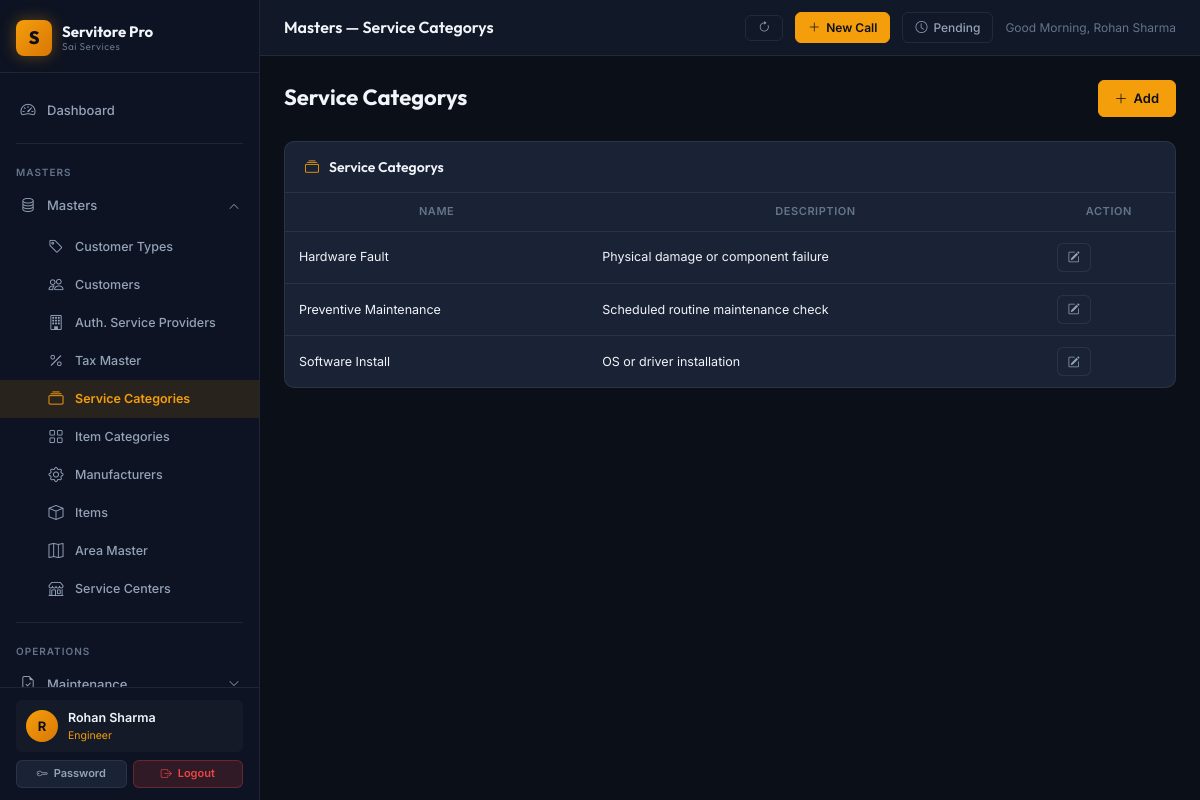
The page /masters/service-categories (signed in) on the database its author committed.
### app/models/user.py (models this page shows, shortened)
class User(db.Model, UserMixin):
    __tablename__ = 'users'
    id = db.Column(db.Integer, primary_key=True)
    username = db.Column(db.String(64), unique=True, nullable=False, index=True)
    email = db.Column(db.String(120), unique=True, nullable=False)
    full_name = db.Column(db.String(120), nullable=False, default='')
    password_hash = db.Column(db.String(256), nullable=False)
    role = db.Column(db.String(20), nullable=False, default='Viewer')
    is_active = db.Column(db.Boolean, nullable=False, default=True)
    phone = db.Column(db.String(20), nullable=True)
    area_id = db.Column(db.Integer, db.ForeignKey('area_masters.id'), nullable=True)
    created_at = db.Column(db.DateTime, default=datetime.utcnow)
    last_login_at = db.Column(db.DateTime, nullable=True)
    area = db.relationship('AreaMaster', foreign_keys=[area_id], lazy='select')

### app/models/categories.py (models this page shows, shortened)
class ServiceCategory(db.Model):
    __tablename__ = 'service_categories'
    id = db.Column(db.Integer, primary_key=True)
    name = db.Column(db.String(100), unique=True, nullable=False)
    description = db.Column(db.String(255), nullable=True)
    created_at = db.Column(db.DateTime, default=datetime.utcnow)

### app/blueprints/masters/routes.py (the view)
@masters_bp.route('/service-categories')
@login_required
def service_categories():
    items = ServiceCategory.query.order_by(ServiceCategory.name).all()
    return render_template('masters/service_category/list.html', items=items)

### app/templates/masters/service_category/list.html (shortened to what this page needs)
{%  extends 'layouts/base.html' %}
{% block topbar_title %}Masters — Service Categorys{% endblock %}
{% block content %}
<div class="page-header">
  <div><div class="page-title">Service Categorys</div></div>
  <a href="{{ url_for('masters.add_service_category') }}" class="btn btn-primary"><i class="bi bi-plus-lg"></i> Add</a>
</div>
<div class="card">
  <div class="card-header"><i class="bi-collection text-accent"></i><span class="card-header-title">Service Categorys</span></div>
  <div class="table-responsive">
    {%  if items %}
    <table class="data-table"><thead><tr><th>Name</th><th>Description</th><th>Action</th></tr></thead>
    <tbody>{%  for it in items %}<tr>
      <td style="font-size:12.5px;">{{ it.name if it.name else '—' }}</td>
          <td style="font-size:12.5px;">{{ it.description if it.description else '—' }}</td>
      <td><a href="{{ url_for('masters.edit_service_category', id=it.id) }}" class="btn btn-sm btn-secondary"><i class="bi bi-pencil-square"></i></a></td>
    </tr>{%  endfor %}</tbody></table>
    {%  else %}
    <div class="empty-state"><i class="bi-collection"></i><h3>No service categorys found</h3></div>
    {%  endif %}
  </div>
</div>
{% endblock %}

### app/templates/layouts/base.html (shortened to what this page needs)
<!DOCTYPE html>
<html lang="en">
<head>
  <link rel="stylesheet" href="https://cdn.jsdelivr.net/npm/bootstrap-icons@1.11.3/font/bootstrap-icons.min.css">
  <link rel="stylesheet" href="{{ url_for('static', filename='css/main.css') }}">
</head>
<body>
<div class="app-shell">
  <aside class="sidebar" id="sidebar">
    <div class="sidebar-brand">
      <div class="brand-icon">S</div>
      <div class="brand-text">
        Servitore Pro
        <small>Sai Services</small>
      </div>
    </div>
    <nav style="flex:1; padding: 8px 0; overflow-y: auto;">
      <div class="nav-section">
        <a href="{{ url_for('dashboard.index') }}" class="nav-link {% if request.blueprint == 'dashboard' %}active{% endif %}">
          <i class="bi bi-speedometer2"></i> Dashboard
        </a>
      </div>
      <div class="divider" style="margin: 4px 16px;"></div>
      <div class="nav-section">
        <div class="nav-section-label">Masters</div>
        <div class="nav-item">
          <a class="nav-link" data-bs-toggle="collapse" href="#mastersMenu" role="button"
             aria-expanded="{% if request.blueprint == 'masters' %}true{% else %}false{% endif %}">
            <i class="bi bi-database"></i>
            <span>Masters</span>
            <i class="bi bi-chevron-down nav-arrow"></i>
          </a>
          <div class="collapse {% if request.blueprint == 'masters' %}show{% endif %}" id="mastersMenu">
            <ul class="nav-submenu">
              <li><a href="{{ url_for('masters.customer_types') }}" class="nav-link {% if request.path.startswith('/masters/customer-type') %}active{% endif %}"><i class="bi bi-tag"></i> Customer Types</a></li>
              <li><a href="{{ url_for('masters.customers') }}" class="nav-link {% if request.path.startswith('/masters/customer') and 'type' not in request.path %}active{% endif %}"><i class="bi bi-people"></i> Customers</a></li>
              <li><a href="{{ url_for('masters.asps') }}" class="nav-link {% if request.path.startswith('/masters/asp') %}active{% endif %}"><i class="bi bi-building"></i> Auth. Service Providers</a></li>
              <li><a href="{{ url_for('masters.taxes') }}" class="nav-link {% if request.path.startswith('/masters/tax') %}active{% endif %}"><i class="bi bi-percent"></i> Tax Master</a></li>
              <li><a href="{{ url_for('masters.service_categories') }}" class="nav-link {% if request.path.startswith('/masters/service-cat') %}active{% endif %}"><i class="bi bi-collection"></i> Service Categories</a></li>
              <li><a href="{{ url_for('masters.item_categories') }}" class="nav-link {% if request.path.startswith('/masters/item-cat') %}active{% endif %}"><i class="bi bi-grid"></i> Item Categories</a></li>
              <li><a href="{{ url_for('masters.manufacturers') }}" class="nav-link {% if request.path.startswith('/masters/manufacturer') %}active{% endif %}"><i class="bi bi-gear"></i> Manufacturers</a></li>
              <li><a href="{{ url_for('masters.items') }}" class="nav-link {% if request.path.startswith('/masters/item') and 'cat' not in request.path %}active{% endif %}"><i class="bi bi-box"></i> Items</a></li>
              <li><a href="{{ url_for('masters.areas') }}" class="nav-link {% if request.path.startswith('/masters/area') %}active{% endif %}"><i class="bi bi-map"></i> Area Master</a></li>
              <li><a href="{{ url_for('masters.service_centers') }}" class="nav-link {% if request.path.startswith('/masters/service-center') %}active{% endif %}"><i class="bi bi-shop"></i> Service Centers</a></li>
            </ul>
          </div>
        </div>
      </div>
      <div class="divider" style="margin: 4px 16px;"></div>
      <div class="nav-section">
        <div class="nav-section-label">Operations</div>
        <div class="nav-item">
          <a class="nav-link" data-bs-toggle="collapse" href="#maintenanceMenu" role="button"
             aria-expanded="{% if request.blueprint == 'maintenance' %}true{% else %}false{% endif %}">
            <i class="bi bi-file-earmark-check"></i>
            <span>Maintenance</span>
            <i class="bi bi-chevron-down nav-arrow"></i>
          </a>
        </div>
      </div>
    </nav>
    <div class="sidebar-footer">
      {% if current_user.is_authenticated %}
      <div class="sidebar-user">
        <div class="user-avatar">{{ (current_user.full_name or current_user.username)[0]|upper }}</div>
        <div class="user-info">
          <div class="user-name">{{ current_user.full_name or current_user.username }}</div>
          <div class="user-role">{{ current_user.role }}</div>
        </div>
      </div>
      <div style="display:flex; gap:6px; margin-top:8px;">
        <a href="{{ url_for('auth.change_password') }}" class="btn btn-secondary btn-sm" style="flex:1; justify-content:center; font-size:11px;"><i class="bi bi-key"></i> Password</a>
        <a href="{{ url_for('auth.logout') }}" class="btn btn-danger btn-sm" style="flex:1; justify-content:center; font-size:11px;"><i class="bi bi-box-arrow-right"></i> Logout</a>
      </div>
      {% endif %}
    </div>
  </aside>
  <div class="main-wrapper">
    <header class="topbar">
      <div>
        <div class="topbar-title font-outfit">{% block topbar_title %}Servitore Pro{% endblock %}</div>
      </div>
      <div class="topbar-actions">
        <button onclick="window.location.reload();" class="topbar-btn" title="Refresh Page">
          <i class="bi bi-arrow-clockwise"></i>
        </button>
        <a href="{{ url_for('service.register') }}" class="topbar-btn primary" title="Service Call Register (F3)">
          <i class="bi bi-plus-lg"></i> New Call
        </a>
        <a href="{{ url_for('service.pending_calls') }}" class="topbar-btn" title="Pending Calls (Ctrl+P)">
          <i class="bi bi-clock"></i>
          <span class="d-none d-sm-inline">Pending</span>
        </a>
        {% if current_user.is_authenticated %}
        <span style="font-size:12px; color:var(--text-muted);" id="header-greeting" data-name="{{ current_user.full_name or current_user.username }}"></span>
        {% endif %}
      </div>
    </header>
    <main class="content-area">
      {% block content %}{% endblock %}
    </main>
  </div>
</div>
</body>
</html>

### rows shown on the page
User: full_name "R", full_name "Rohan Sharma", role "Engineer"
ServiceCategory: name "Hardware Fault", description "Physical damage or component failure"
ServiceCategory: name "Preventive Maintenance", description "Scheduled routine maintenance check"
ServiceCategory: name "Software Install", description "OS or driver installation"
